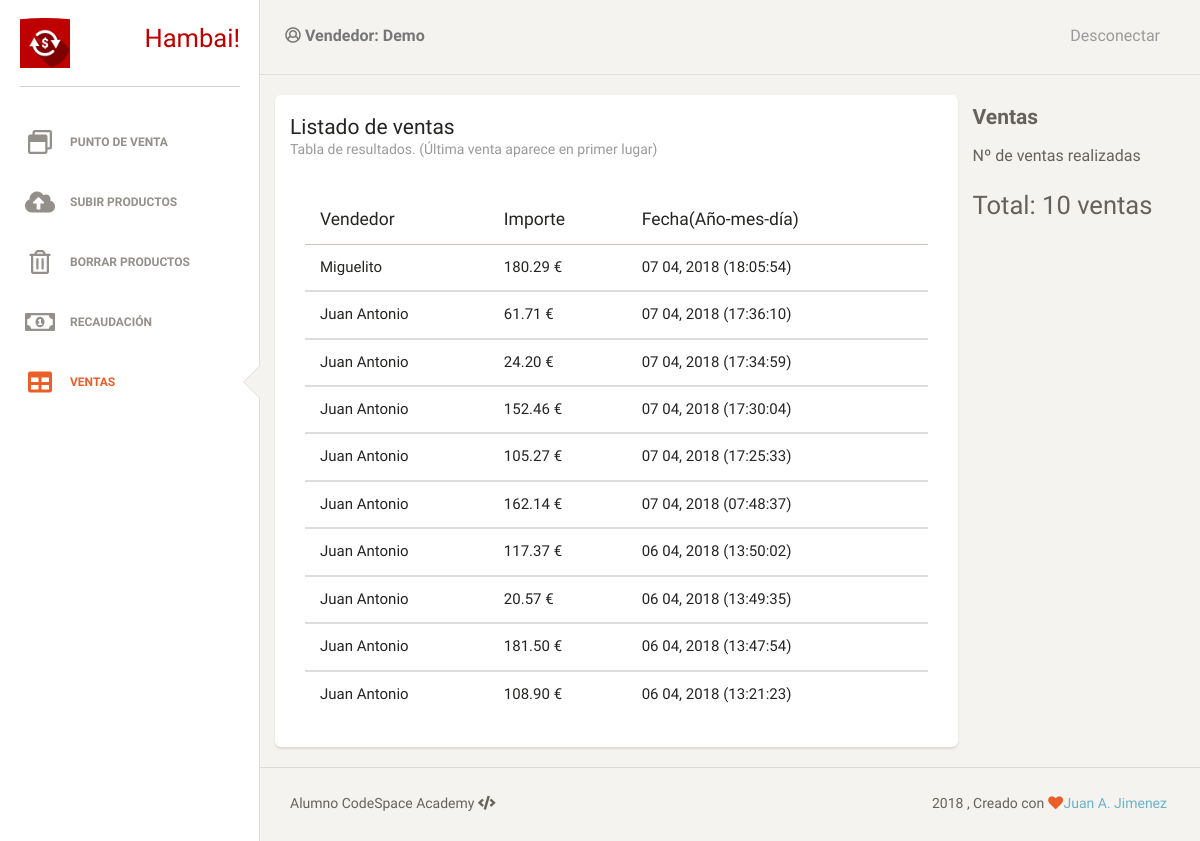
/estadisticas.php (signed in), run on the app's committed database.
### tables this page shows
CREATE TABLE IF NOT EXISTS `resultados` (
  `id` int(11) NOT NULL AUTO_INCREMENT,
  `usuario` varchar(50) NOT NULL,
  `total` decimal(10,2) NOT NULL,
  `fechaCompra` timestamp NOT NULL,
  PRIMARY KEY (`id`),
  KEY `usuario` (`usuario`)
);

### estadisticas.php (the view, shortened to what this page needs)
<?php
    include_once 'dbconnect.php';
?>
    <!DOCTYPE html>
    <html>
    <?php
include 'templates/head.php';
        ?>
    <body>
        <?php  include 'templates/panel.php'; ?>
        <div class="container-fluid">
            <div class="col-md-9 card">
                <div class="header">
                    <h4 class="title">Listado de ventas</h4>
                    <p class="category">Tabla de resultados. (Última venta aparece en primer lugar)</p>
                </div>
                <div class="content">
                    <?php
$peticion = "SELECT * FROM hanbai.resultados ORDER BY fechaCompra DESC";
$resultado = mysqli_query($con, $peticion);
echo "<div><table class='table'> \n";
echo "<thead><tr><th>Vendedor</th><th>Importe</th><th>Fecha(Año-mes-día)</th></tr></thead> \n";
while ($row = mysqli_fetch_row($resultado)){
echo "<tbody><tr><td>$row[1]</td><td>$row[2] €</td><td>";echo date ("d m, Y (H:i:s)", strtotime ($row [3]));echo "</td></tr></tbody> \n";
}
echo "</table></div> \n";
                                ?>
                </div>
            </div>
            <div class="col-md-3">
                <div class="header">
                    <h4 class="title">Ventas</h4>
                    <p class="category">Nº de ventas realizadas</p>
                    <h3>Total:
                        <?php
$peticion = "SELECT COUNT(total) as total FROM hanbai.resultados";
$resultado = mysqli_query($con, $peticion);
$data=mysqli_fetch_assoc($resultado);
echo $data['total'];
     ?> ventas</h3>
                </div>
            </div>
        </div>
    </body>
    <?php include 'templates/footer.php';?>
    </html>

### css/main.css (style rules this page uses)
body { background: #f4f3ef; background-position: center center; background-repeat: no-repeat; background-attachment: fixed; background-size: cover; -webkit-background-size: cover; -moz-background-size: cover; -o-background-size: cover; }
table td { font-size: 1.5rem; font-weight: 400; }
.card { margin-top: 20px; }
.card .header { padding: 20px 0px 20px; }

### data on the page
resultados: usuario "Miguelito", total "180.29", fechaCompra "07 04, 2018 (18:05:54)"
resultados: usuario "Juan Antonio", total "61.71", fechaCompra "07 04, 2018 (17:36:10)"
resultados: usuario "Juan Antonio", total "24.20", fechaCompra "07 04, 2018 (17:34:59)"
resultados: usuario "Juan Antonio", total "152.46", fechaCompra "07 04, 2018 (17:30:04)"
resultados: usuario "Juan Antonio", total "105.27", fechaCompra "07 04, 2018 (17:25:33)"
resultados: usuario "Juan Antonio", total "162.14", fechaCompra "07 04, 2018 (07:48:37)"
resultados: usuario "Juan Antonio", total "117.37", fechaCompra "06 04, 2018 (13:50:02)"
resultados: usuario "Juan Antonio", total "20.57", fechaCompra "06 04, 2018 (13:49:35)"
resultados: usuario "Juan Antonio", total "181.50", fechaCompra "06 04, 2018 (13:47:54)"
resultados: usuario "Juan Antonio", total "108.90", fechaCompra "06 04, 2018 (13:21:23)"

### other printed values
$_SESSION['usr_name'] "Demo"
$data['total'] "10"
